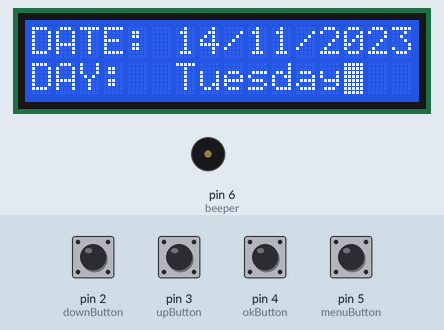
Recording of a sketch running on a simulated Arduino Uno, built with avr-gcc and run on an emulated ATmega328P. Parts: 16×2 character LCD, buzzer (waves = sounding). Inputs (shaded band) come from the test bench; at power-on: pin 2 (downButton), pin 3 (upButton), pin 4 (okButton), pin 5 (menuButton) HIGH. The local clock reads 2024-03-15 10:24:30 at power-on unless the sketch sets it; what the sketch prints to the serial monitor is not drawn.

Above: at 9.2 s.
9.3 s: pin 5 (menuButton) pulled LOW for 0.15 s
At 10.3 s:
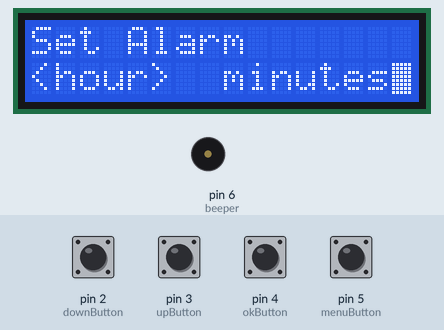
11.1 s: pin 3 (upButton) pulled LOW for 0.15 s
At 12.3 s:
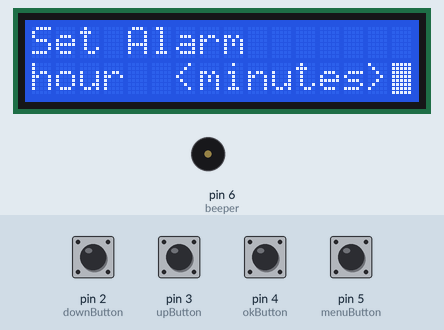
13.0 s: pin 4 (okButton) pulled LOW for 0.15 s
At 14.5 s:
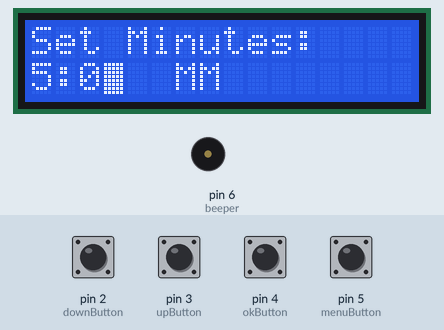
14.9 s: pin 5 (menuButton) pulled LOW for 1 s
At 15.17 s:
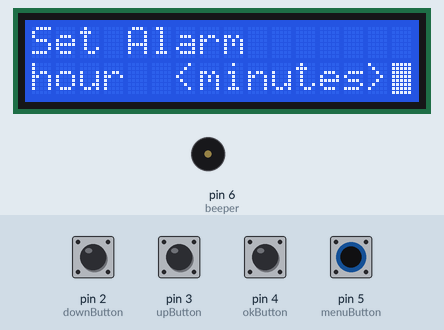
Timing chart, 0 to 17.9 s (numbered marks = the images above; inputs shaded):
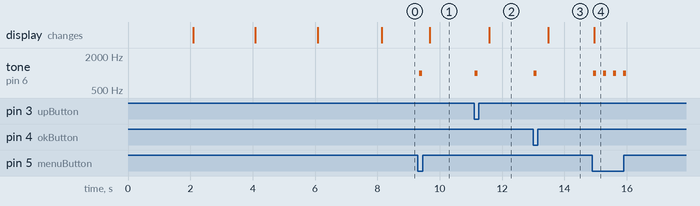

The sketch:

arduino_digital_alarm_clock.ino
```cpp
// Include neceassary arduino libraries
#include <LiquidCrystal.h>
#include <Wire.h>
#include "RTClib.h"


// define pins on the arduino
#define menuButton 5
#define okButton 4
#define upButton   3
#define downButton 2
#define  beeper    6

const int rs = 12;
const int en = 11;
const int d4 = 10;
const int d5 = 9;
const int d6 = 8;
const int d7 = 7;

//define and  initialize global variables

bool choosingUnit = true; // Flag to indicate if choosing time unit (true) or setting time (false)
bool secSelected = true; // Flag to indicate if minutes is selected
bool hourSet = false;
bool alarmSet = false;
bool unitchose = false;
unsigned int alarmHours;
unsigned int alarmMinutes;
bool callAlarmFlag = false;
static  bool settinghours = true;
unsigned long lastChangeTime = 0;
bool displayingDay = true; // Start by displaying the day
unsigned long delayDuration = 3000;
unsigned int debounceDelay = 300;
unsigned long lastDebounceTime = 0;


// declare functions in the code
void callAlarm();
void beep();
void setAlarm();
void showTime();
void updateLCD();
void showDate();
void showDay();

// set  number of days in the rtc module
char daysOfTheWeek[7][12] = {"Sunday", "Monday", "Tuesday", "Wednesday", "Thursday", "Friday", "Saturday"};


// create an instance of libraries called in the program
LiquidCrystal lcd(rs, en, d4, d5,d6, d7 ) ;
RTC_DS1307 rtc;
DateTime now ;


// create a state for each display on the lcd
enum State
{
  SHOW_DAY_DATE_TIME,
  SET_ALARM_DURATION,
  SET_HOUR,
  SET_MINUTE
};

State currentState = SHOW_DAY_DATE_TIME;

void setup() {

 Serial.begin(9600);
 Serial.println("3 POWER SOURCE AUTOMATIC CHANGE OVER SYSTEM");
 Serial.println("Processing available SOURCE lines...");


 pinMode(menuButton, INPUT_PULLUP);
 pinMode(okButton, INPUT_PULLUP);
// set push buttons  mode
 pinMode(upButton, INPUT_PULLUP);
 pinMode(downButton, INPUT_PULLUP);


// set beeper pin  mode
  pinMode(beeper, OUTPUT);


// setup the LCD's number of columns and rows:
lcd.begin(16, 2);
Serial.println("Main loop  running lcdbegin!");

// Create welcome display sequence for user
lcd.setCursor(0,0);
lcd.print("Digital Clock");
delay(2000);
lcd.clear();
lcd.print("A New Day");
delay(2000);
lcd.setCursor(0,1);
lcd.print("IT'S POSSIBLE");
lcd.blink();
delay(2000);
lcd.clear();
lcd.print("YOU CAN DO IT");
lcd.blink();
delay(2000);

Serial.println("Main loop  running lcdafter!");
if (! rtc.begin()) {
    lcd.println("Couldn't find RTC");
    Serial.println("Couldn't find RTC");
    while (1) delay(10);
}

if (!rtc.isrunning())
  {
    lcd.print("RTC is NOT running!");
    Serial.println("RTC is NOT running!");
  }
// set current time
 rtc.adjust(DateTime(F(__DATE__), F(__TIME__)));
}

void loop() {

   Serial.println("loop  running!");
   now =  rtc.now();
   unsigned long currentTime = millis();

// a switch case to help move between the three display screens
  switch (currentState){

  case SHOW_DAY_DATE_TIME:
      Serial.println("loop  switched!");

  if (currentTime - lastChangeTime >= delayDuration) {
    // Toggle between displaying day and time
    Serial.println("time  switched!");

    if (displayingDay) {
      showDate();
      showDay();
      Serial.println("Showing day");
    } else {
      showDate();
      showTime();
      Serial.println("Showing time");
    }
    displayingDay = !displayingDay; // Toggle the display mode
    lastChangeTime = currentTime; // Update the last change time
  }

   break;

  case SET_ALARM_DURATION:
       setAlarm();
         break;

  case SET_HOUR:
    setHours();
    break;

    case SET_MINUTE:
    setMinutes();
    break;

  }

  if (alarmSet) {
    callAlarm();

  }


   // Check for button presses
  if ((digitalRead(menuButton) == LOW ) && (millis() - lastDebounceTime > debounceDelay)){
    lastDebounceTime = millis();
    beep();
    currentState = SET_ALARM_DURATION;
  }

  Serial.println("loop  ran!");
}


void showTime(){
// A function to display the current time
    lcd.setCursor(0, 1);
    lcd.print("TIME:");
    lcd.print(" ");
    lcd.print(now.hour());
    lcd.print(':');
    lcd.print(now.minute());
    lcd.print(':');
    lcd.print(now.second());
  if (alarmSet) {
    lcd.print(" A");
    Serial.print("alarm set");
   }
}

void showDate(){
// A function to show the current date
    lcd.clear();
    lcd.setCursor(0, 0);
    lcd.print("DATE:");
    lcd.print(" ");
    lcd.print(now.day());
    lcd.print('/');
    lcd.print(now.month());
    lcd.print('/');
    lcd.print(now.year());
    lcd.print("  ");

}

void showDay(){
// A function to display the current day
    lcd.setCursor(0, 1);
    lcd.print("DAY: ");
    lcd.setCursor(6, 1);
    lcd.print(daysOfTheWeek[now.dayOfTheWeek()]);

}

void setAlarm(){
   lcd.clear();
   lcd.setCursor(0, 0);
   lcd.print("Set Alarm");
   lcd.setCursor(0, 1);
   lcd.print(secSelected ? "<hour>  minutes": "hour  <minutes>");

   if (choosingUnit)  {
    //alarmHours = 0;
    alarmMinutes = 0;
    alarmSet = false;
    // Display unit prompt

    if ((digitalRead(menuButton) == LOW ) && (millis() - lastDebounceTime > debounceDelay)){
    lastDebounceTime = millis();
    beep();
    currentState = SHOW_DAY_DATE_TIME;

  } else if (digitalRead(upButton) == LOW){
   // up button pressed, toggle unit selection
    secSelected = !secSelected;
    beep();
    delay(200);

    }else if (digitalRead(downButton) == LOW) {
      secSelected = true;
      beep();
      delay(200);

    } else if (digitalRead(okButton) == LOW) {
      choosingUnit = false;
      //unitchose == true;
  // OK button pressed, move to setting alarm
      beep();
    if (secSelected){
       currentState =  SET_HOUR;
    } else  if (!secSelected){
        currentState = SET_MINUTE;
    }
    delay(200);
  }
 }
}

void setHours(){
  lcd.clear();
  lcd.setCursor(0, 0);
  lcd.print("Set Hour:    ");
  lcd.setCursor(6, 1);
  lcd.print("HH");
  updateLCD();

  if (digitalRead(okButton) == LOW){
    beep();
    hourSet = true;
    currentState = SET_MINUTE;
     delay(200);

  } else if (digitalRead(upButton) == LOW) {
       beep();
      alarmHours = (alarmHours + 1) % 24;
      updateLCD();
      delay(200); // Button debounce

   } else if (digitalRead(downButton) == LOW)
    {
      beep();
      alarmHours = (alarmHours - 1) % 24;
      if (alarmHours < 0) {
        alarmHours = 23;
      }
      updateLCD();
      delay(200); // Button debounce
    }
  }


void setMinutes(){

   static bool  settingMinutes = false;
   lcd.clear();
   lcd.setCursor(0, 0);
   lcd.print("Set Minutes:    ");
   lcd.setCursor(6, 1);
   lcd.print("MM");
   updateLCD();

   if (!hourSet){
      alarmHours = 5;

    } else if ((digitalRead(okButton) == LOW)&& (settingMinutes == true)){
       beep();
      // OK button pressed, save time and move to normal state
       currentState = SHOW_DAY_DATE_TIME;
       choosingUnit = true; // Reset choosing unit for next time
       alarmSet = true;
       delay(200); // Button debounce

    }else if (digitalRead(upButton) == LOW) {

      beep();
      alarmMinutes = (alarmMinutes + 1) % 60;
      updateLCD();
      delay(200); // Button debounce

     }else if (digitalRead(downButton) == LOW) {
      beep();
      alarmMinutes = (alarmMinutes - 1) % 60;
      if (alarmMinutes < 0) {
        alarmMinutes = 59;
      }
      updateLCD();
      delay(200); // Button debounce

    }else if (digitalRead(menuButton) == LOW) {
       beep();
       settingMinutes = true;
       lcd.setCursor(0, 0);
       lcd.print("Minutes set");
       updateLCD();
       delay(200); // Button debounce

  }
}


void beep(){
  // Generate a short beep
  tone(beeper, 1000, 100); // 1000 Hz tone for 100ms
}

void updateLCD() {
  lcd.setCursor(0, 1);
  lcd.print(String(alarmHours, DEC) + ":" + String(alarmMinutes, DEC));
}

void callAlarm(){

  Serial.println(now.minute());
  Serial.println(now.hour());
  if ( (alarmHours == (int)now.hour()) && (alarmMinutes == (int)now.minute())){
    beepAlarm();
    alarmSet = false;
  } else if ((alarmHours == (int)now.hour()) && (alarmMinutes == (int)now.minute()) && (digitalRead(okButton) == LOW)){
       beep();
       alarmSet = false;
      // OK button pressed, stop alarm
       currentState = SHOW_DAY_DATE_TIME;
    }
}


void beepAlarm(){
  // Generate a beep sound for the alarm
  tone(beeper, 1000, 50000); // 1000 Hz tone for 100ms
}
```

Measured:
- after the input at 9.3 s, tone on pin 6 (beeper): silent → 1000 Hz at once, → silent 0.10 s later; the display: changes after 0.37 s (image 1)
- after the input at 11.1 s, tone on pin 6 (beeper): silent → 1000 Hz at once, → silent 0.10 s later; the display: changes after 0.49 s (image 2)
- after the input at 13.0 s, tone on pin 6 (beeper): silent → 1000 Hz at once, → silent 0.10 s later; the display: changes after 0.47 s (image 3)
- after the input at 14.9 s, tone on pin 6 (beeper): alternates 1000 Hz for 0.10 s and silent for 0.22 s, 8 changes in all, then stays silent, starting at once; the display: changes after 0.06 s (image 4)
